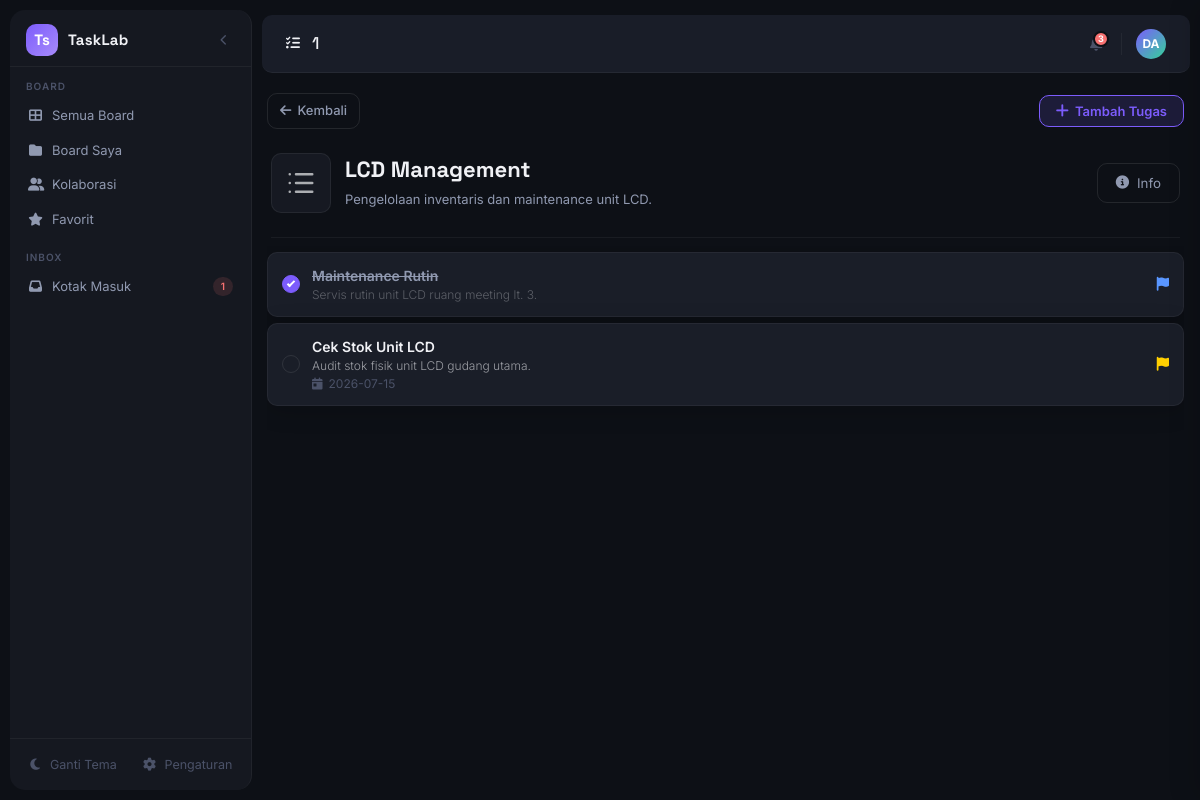
/dashboard/board.php?id=2 (signed in), run on the app's committed database.
### tables this page shows
CREATE TABLE `boards` (
  `id` int PRIMARY KEY AUTO_INCREMENT,
  `board_name` varchar(255),
  `description` text,
  `cover_board` varchar(255),
  `owner` int,
  `created_at` timestamp,
  `updated_at` timestamp
);

CREATE TABLE `tasks` (
  `id` int PRIMARY KEY AUTO_INCREMENT,
  `task_name` varchar(255),
  `description` text,
  `due_date` datetime,
  `board_id` int,
  `task_status` enum('TODO','DONE'),
  `task_priority` enum('LOW','MEDIUM','HIGH'),
  `created_at` timestamp,
  `updated_at` timestamp
);

### actions/collaboration/invite_helper.php (called while the page is built, shortened)
<?php
function getBoardRole($conn, $board_id, $user_id)
{
    $stmt = mysqli_prepare($conn, "SELECT owner FROM boards WHERE id = ?");
    mysqli_stmt_bind_param($stmt, "i", $board_id);
    mysqli_stmt_execute($stmt);
    $board = mysqli_fetch_assoc(mysqli_stmt_get_result($stmt));
    $stmt = mysqli_prepare($conn, "SELECT role FROM board_members WHERE board_id = ? AND user_id = ?");
    mysqli_stmt_bind_param($stmt, "ii", $board_id, $user_id);
    mysqli_stmt_execute($stmt);
    $member = mysqli_fetch_assoc(mysqli_stmt_get_result($stmt));
    return $member ? $member['role'] : null;
}
function canInviteToBoard($conn, $board_id, $user_id)
{
    $role = getBoardRole($conn, $board_id, $user_id);
    return in_array($role, ['owner', 'admin'], true);
}

### actions/board/detail_board_get.php (called while the page is built, shortened)
<?php
$board_id = (int) $_GET['id'];
$stmtboard = mysqli_prepare($conn, "SELECT * FROM boards WHERE id = ?");
mysqli_stmt_bind_param($stmtboard, "i", $board_id);
mysqli_stmt_execute($stmtboard);
$resultboard = mysqli_stmt_get_result($stmtboard);
function getTasksByBoard($board_id)
{
    global $conn;
    $stmt = mysqli_prepare(
        $conn,
        "SELECT *
         FROM tasks
         WHERE board_id = ?
         ORDER BY created_at DESC"
    );
    mysqli_stmt_bind_param($stmt, "i", $board_id);
    mysqli_stmt_execute($stmt);
    return mysqli_stmt_get_result($stmt);
}

### dashboard/board.php (the view, shortened to what this page needs)
<?php
include "../actions/connection.php";
include "../actions/board/detail_board_get.php";
include "../actions/board/board_collab_get.php";
include "../actions/collaboration/invite_helper.php";
$board_id = (int) $_GET['id'];
$tasks  = getTasksByBoard($board_id);
$current_user_id = (int) ($_SESSION['user_id'] ?? 0);
$canInvite        = canInviteToBoard($conn, $board_id, $current_user_id);
?>
<!DOCTYPE html>
<html lang="id">
<head>
    <link rel="stylesheet" href="https://cdnjs.cloudflare.com/ajax/libs/font-awesome/6.5.0/css/all.min.css" />
    <link rel="stylesheet" href="../public/css/profile.css">
    <link rel="stylesheet" href="../public/css/global.css" />
    <link rel="stylesheet" href="../public/css/theme.css" />
    <link rel="stylesheet" href="../public/css/board-detail.css" />
    <link rel="stylesheet" href="../public/css/board-info-panel.css" />
    <link rel="stylesheet" href="../public/css/index.css" />
    <link rel="stylesheet" href="../public/css/modal.css" />
    <link rel="stylesheet" href="../public/css/header.css" />
    <link rel="stylesheet" href="../public/css/sidebar.css" />
</head>
<body>
    <div class="shell">
        <?php include '../includes/sidebar.php'; ?>
        <div class="content-col">
            <?php include '../includes/header.php'; ?>
            <div class="root">
                <main class="main-board">
                    <div class="board-detail">
                        <div class="toolbar">
                            <a href="/dashboard.php" class="btn-back">
                                <i class="fa-solid fa-arrow-left"></i> Kembali
                            </a>
                            <button class="btn-add" onclick="openTodoModal(<?= $board['id'] ?>)">
                                <i class="fa-solid fa-plus"></i> Tambah Tugas
                            </button>
                        </div>
                        <div class="board-detail-header">
                            <div class="board-detail-left">
                                <div class="group-icon">
                                    <svg xmlns="http://www.w3.org/2000/svg" width="1em" height="1em" viewBox="0 0 24 24">
                                        <path d="M0 0h24v24H0z" fill="none" />
                                        <path fill="none" stroke="currentColor" stroke-linecap="round" stroke-linejoin="round" stroke-width="2" d="M3 5h.01M3 12h.01M3 19h.01M8 5h13M8 12h13M8 19h13" />
                                    </svg>
                                </div>
                                <div>
                                    <h1 class="board-detail-title" id="boardTitle">
                                        <?= $board['board_name'] ?>
                                    </h1>
                                    <p class="board-detail-desc" id="boardDesc">
                                        <?= $board['description'] ?>
                                    </p>
                                </div>
                            </div>
                            <div class="board-detail-actions">
                                <button class="btn-cancel" id="boardChatToggleBtn" onclick="BoardInfoPanel.toggle()">
                                    <i class="fa-solid fa-circle-info"></i>
                                    <span style="margin-left: 5px;">Info</span>
                                </button>
                            </div>
                        </div>
                        <div class="divider-section"></div>
                        <div class="board-detail-list" id="boardDetailBody">
                            <div class="tasks-list tasks-list-detail">
                                <?php if (mysqli_num_rows($tasks) === 0): ?>
                                    <div class="empty-state">
                                        <i class="fa-solid fa-clipboard-list"></i>
                                        <p>Belum ada tugas di board ini.</p>
                                    </div>
                                <?php else: ?>
                                    <?php while ($task = mysqli_fetch_assoc($tasks)): ?>
                                        <?php
                                        $dot = "gray";
                                        switch ($task['task_priority']) {
                                            case "MEDIUM":
                                                $dot = "#FFCF00";
                                                break;
                                            case "LOW":
                                                $dot = "#5996FF";
                                                break;
                                        }
                                        $isDone = $task['task_status'] === 'DONE';
                                        ?>
                                        <div class="task-card <?= $isDone ? 'done' : '' ?>">
                                            <div class="task-check <?= $isDone ? 'done' : '' ?>"
                                                data-task-id="<?= $task['id'] ?>"
                                                onclick="event.stopPropagation(); TaskToggle.toggle(this)"></div>
                                            <div class="task-body" onclick="TaskDetailModal.open(<?= $task['id'] ?>)">
                                                <div class="task-title">
                                                    <?= $task['task_name'] ?>
                                                </div>
                                                <div class="task-desc">
                                                    <?= $task['description'] ?>
                                                </div>
                                                <div class="task-meta">
                                                    <?php if (!empty($task['due_date'])): ?>
                                                        <div class="task-meta-item">
                                                            <i class="fa-solid fa-calendar-day"></i>
                                                            <span><?= date('Y-m-d', strtotime($task['due_date'])) ?></span>
                                                        </div>
                                                    <?php endif; ?>
                                                </div>
                                            </div>
                                            <div class="task-right">
                                                <i class="fa-solid fa-flag" style="color: <?= $dot ?>"></i>
                                            </div>
                                        </div>
                                    <?php endwhile; ?>
                                <?php endif; ?>
                            </div>
                        </div>
                    </div>
                </main>
            </div>
        </div>
    </div>
</body>
</html>

### public/css/global.css (style rules this page uses)
:root { --bg-rail: #191d28; --bg-deep: #0d1016; --bg-panel: #151820; --bg-card: #1a1e28; --bg-hover: #ffffff08; --border: #ffffff0d; --border-hi: #ffffff18; --accent: #7c5cfc; --accent-dim: #7c5cfc26; --accent-glow: #7c5cfc55; --accent2: #34d399; --accent2-dim: #34d39926; --text-hi: #f0f1f5; --text-mid: #9099b0; --text-lo: #4b5268; --danger: #f87171; --warn: #fbbf24; --success: #34d399; --rail-w: 64px; --nav-w: 242px; --header-h: 58px; --footer-h: 44px; --font-body: "Inter", sans-serif; --font-display: "Space Grotesk", sans-serif; --r-sm: 6px; --r-md: 10px; --r-lg: 14px; --shadow-card: 0 4px 24px #00000030; }
*, *::before, *::after { box-sizing: border-box; margin: 0; padding: 0; }
html, body { height: 100%; font-family: var(--font-body); background: var(--bg-deep); color: var(--text-hi); font-size: 14px; line-height: 1.5; -webkit-font-smoothing: antialiased; }
a { text-decoration: none; color: inherit; }
button { font-family: var(--font-body); cursor: pointer; border: none; }
.shell { display: flex; height: 100vh; overflow: hidden; padding: 10px; gap: 10px; }
.content-col { display: flex; flex-direction: column; flex: 1; min-width: 0; overflow: hidden; }
.btn-back { display: flex; align-items: center; gap: 6px; color: var(--text-mid); font-size: 13px; font-weight: 500; text-decoration: none; padding: 7px 12px; border-radius: var(--r-md); border: 1px solid var(--border-hi); transition: 0.15s; white-space: nowrap; }

### public/css/theme.css (style rules this page uses)
html, body, .rail, .sidebar, .hdr, .content-body, [class*="card"], [class*="modal"], [class*="panel"] { transition: background-color 0.2s ease, color 0.2s ease, border-color 0.2s ease; }

### public/css/board-detail.css (style rules this page uses)
.board-detail-header { display: flex; align-items: center; justify-content: space-between; gap: 16px; padding: 8px 4px 16px; }
.board-detail-left { display: flex; align-items: flex-start; gap: 14px; }
.board-detail-left .group-icon { width: 60px; height: 60px; border-radius: var(--r-md); background: var(--bg-card); border: 1px solid var(--border-hi); font-size: 30px; opacity: 0.7; }
.board-detail-title { font-family: var(--font-display); font-size: 22px; color: var(--text-hi); margin: 0 0 4px; }
.board-detail-desc { font-size: 13px; color: var(--text-mid); margin: 0; max-width: 520px; line-height: 1.5; }
.board-detail-actions { display: flex; gap: 8px; flex-shrink: 0; }
.board-detail { width: 100%; }
.main-board { width: 100%; display: flex; }
.btn-cancel { display: flex; justify-content: center; align-items: center; gap: 3px; }

### public/css/board-info-panel.css (style rules this page uses)
.tasks-list.tasks-list-detail { position: relative; }
.board-detail-list { overflow-y: scroll; overflow-x: hidden; height: 67vh; padding-bottom: 15px; }

### data on the page
boards: board_name "LCD Management", description "Pengelolaan inventaris dan maintenance unit LCD."
tasks: task_name "Maintenance Rutin", description "Servis rutin unit LCD ruang meeting lt. 3."
tasks: task_name "Cek Stok Unit LCD", description "Audit stok fisik unit LCD gudang utama.", due_date "2026-07-15"

### other printed values
$item['label'] "Semua Board"
$item['label'] "Board Saya"
$item['label'] "Kolaborasi"
$item['label'] "Favorit"
$item['label'] "Kotak Masuk"
$item['pill'] "1"
$userId "1"
